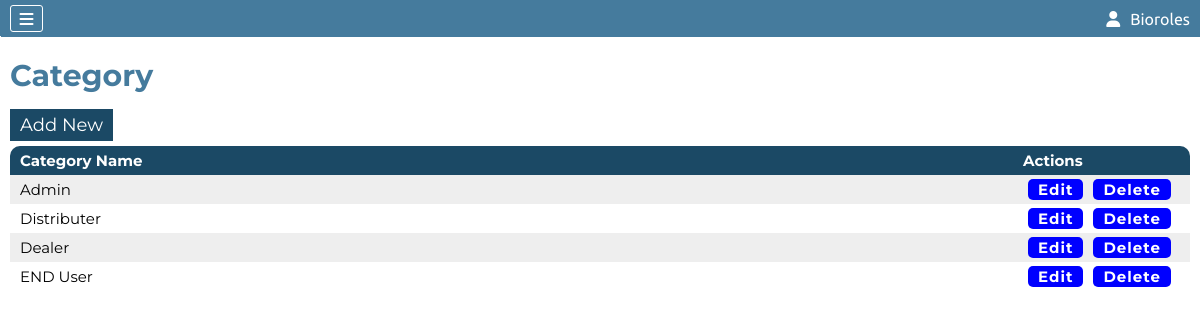
/category.php (signed in), run on the app's committed database.
### tables this page shows
CREATE TABLE `company` (
  `Company_Id` int(11) NOT NULL AUTO_INCREMENT,
  `userId` int(11) NOT NULL DEFAULT 0,
  `Admin_Type` int(11) NOT NULL DEFAULT 2,
  `Active_Status` int(11) NOT NULL DEFAULT 1,
  `Approvel` int(11) DEFAULT 0,
  `Company_Code` int(11) NOT NULL,
  `Company_Name` varchar(500) NOT NULL,
  `Company_Phone` varchar(100) NOT NULL DEFAULT '',
  `Company_Email` varchar(50) NOT NULL DEFAULT '',
  `Company_Address` varchar(500) NOT NULL,
  `Company_Username` varchar(500) NOT NULL,
  `Company_Password` varchar(100) NOT NULL,
  `Company_GST` varchar(25) DEFAULT '',
  `Company_PAN` varchar(15) DEFAULT '',
  `Company_TAN` varchar(15) DEFAULT '',
  `Company_Licence` varchar(15) DEFAULT '',
  `Company_Registration` varchar(25) DEFAULT '',
  PRIMARY KEY (`Company_Id`),
  UNIQUE KEY `Company_Username` (`Company_Username`)
);

CREATE TABLE `category` (
  `Category_Id` int(11) NOT NULL AUTO_INCREMENT,
  `Category_Name` varchar(50) NOT NULL,
  PRIMARY KEY (`Category_Id`)
);

### category.php (the view, shortened to what this page needs)
<?php include "conn.php" ?>
<?php include "./components/header.php" ?>
<section class="categoryPage">
    <h2>Category</h2>
    <div class="crudBtn">
        <div class="add">
            <a href="addCategoryForm.php">Add New</a>
        </div>
    </div>
    <div class="categoryContainer">
        <table>
            <thead>
                <tr>
                    <th>Category Name</th>
                    <th>Actions</th>
                </tr>
            </thead>
            <tbody>
                <?php
                $sql="select * from category";
                $result=mysqli_query($conn,$sql);
                if(mysqli_num_rows($result)>0){
                    while($row=mysqli_fetch_assoc($result)){
                ?>
                <tr>
                    <td><?php echo $row['Category_Name'] ?></td>
                    <td><a href="updateCategoryForm.php?cid=<?php echo $row['Category_Id'] ?>">Edit</a><a href="category.php?dcid=<?php echo $row['Category_Id'] ?>">Delete</Button></a>
                </tr>
                <?php
                    }
                }
                ?>
            </tbody>
        </table>
    </div>
</section>
<?php include "./components/footer.php" ?>

### components/header.php (shortened to what this page needs)
<?php
include "conn.php";
?>
<!DOCTYPE html>
<html lang="en">
<head>
    <link rel="stylesheet" href="./style/dashboard.css">
    <link rel="stylesheet" href="./style/buyProduct.css">
    <link rel="stylesheet" href="./style/buyProductForm.css">
    <link rel="stylesheet" href="./style/header.css">
    <link rel="stylesheet" href="./style/profile.css">
    <link rel="stylesheet" href="./style/header.css">
    <link rel="stylesheet" href="./style/company.css">
    <link rel="stylesheet" href="./style/updateCompanyForm.css">
    <link rel="stylesheet" href="./style/branch.css">
    <link rel="stylesheet" href="./style/updateBranchForm.css">
    <link rel="stylesheet" href="./style/category.css">
    <link rel="stylesheet" href="./style/addCategoryForm.css">
    <link rel="stylesheet" href="./style/updateCategoryForm.css">
    <link rel="stylesheet" href="./style/product.css">
    <link rel="stylesheet" href="./style/addProductForm.css">
    <link rel="stylesheet" href="./style/updateProductForm.css">
    <link rel="stylesheet" href="./style/myBranch.css">
    <link rel="stylesheet" href="./style/addMyBranchForm.css">
    <link rel="stylesheet" href="./style/updateMyBranchForm.css">
    <link rel="stylesheet" href="./style/updateMyBranchForm.css">
    <link rel="stylesheet" href="./style/PCategory.css">
    <link rel="stylesheet" href="./style/addPCategoryForm.css">
    <link rel="stylesheet" href="./style/updatePCategoryForm.css">
    <link rel="stylesheet" href="./style/orders.css">
    <link rel="stylesheet" href="./style/myOrders.css">
    <link rel="stylesheet" href="./style/cancelReason.css">
    <link rel="stylesheet" href="./style/product-category.css">
    <link rel="stylesheet" href="https://cdnjs.cloudflare.com/ajax/libs/font-awesome/6.4.0/css/all.min.css"
 />
</head>
<body>
    <header class="headerContainer">
        <div class="hamburger">
            <i class="fa-solid fa-bars"></i>
        </div>
        <?php
        if (isset($_SESSION['Company_Id'])) {
            $hcid = $_SESSION['Company_Id'];
            $hcSql = "select `Company_Name`,`Admin_Type` from company where `Company_Id`=$hcid";
            $hcResult = mysqli_query($conn, $hcSql);
            $hcRow = mysqli_fetch_assoc($hcResult);
        } elseif (isset($_SESSION['User_Id'])) {
            $huid = $_SESSION['User_Id'];
            $huSql = "select `Username`,`User_Permission` from users where `User_Id`=$huid";
            $huResult = mysqli_query($conn, $huSql);
            $huRow = mysqli_fetch_assoc($huResult);
        }
        ?>
        <div class="helloCompany" id="helloCompany">
            <i class="fa-solid fa-user"></i>
            <div>
                <?php echo isset($hcRow['Company_Name']) ? $hcRow['Company_Name'] : $huRow['Username'] ?>
            </div>
        </div>
    </header>
    <section class="mainContainer">

### style/buyProduct.css (style rules this page uses)
body { background: #e7e6e6; }

### style/header.css (style rules this page uses)
* { margin: 0; padding: 0; box-sizing: border-box; }
.headerContainer { display: flex; justify-content: space-between; background-color: #457b9d ; padding: 5px 10px; font-family: 'Ubuntu', sans-serif; }
.headerContainer .hamburger { display: flex; justify-content: space-evenly; align-items: center; padding: 2px; border: 1px solid rgb(255, 255, 255); width: 33px; height: 27px; border-radius: 3px; transition-duration: 0.2s; }
.headerContainer .helloCompany { display: flex; justify-content: space-evenly; align-items: center; width: fit-content; cursor: pointer; transition-duration: 0.2s; color: white; }
.headerContainer .helloCompany div { margin-left: 10px; }
.mainContainer { display: flex; }
i.fa-solid.fa-bars { color: white; }
i.fa-solid.fa-user { margin-left: -3px; }

### style/company.css (style rules this page uses)
body { background: #e7e6e6; }
table td a { position: relative; margin: 0px 5px; background-color: blue; color: white; padding: 1px 10px; font-weight: bold; letter-spacing: 1px; text-decoration: none; border-radius: 5px; }
table { border-collapse: collapse; border-spacing: 0; border-radius: 12px 12px 0px 0px; box-shadow: 0 12px 5pxrgba(32, 32, 32, .3); }
th { border-spacing: none; background: #1b4965; color: white; border-radius: none; }
tr:nth-child(odd) { background-color: #eeeeee }

### style/updateCompanyForm.css (style rules this page uses)
body { background: #e7e6e6; }

### style/branch.css (style rules this page uses)
body { background: #e7e6e6; }

### style/category.css (style rules this page uses)
body { background: #e7e6e6; }
.categoryPage { font-family: 'Montserrat', sans-serif; width: 100%; min-height: 750px; padding: 10px; }
.categoryPage h2 { font-size: 30px; margin: 10px 0px; color: #457b9d; font-weight: 700; }
.categoryPage .crudBtn { display: flex; justify-content: space-between; padding: 10px 0px; }
.categoryPage .crudBtn .add a { padding: 5px 10px; background-color: #1b4965; color: white; border: 0; border-radius: 0; font-size: 18px; text-decoration: none; transition-duration: 0.2s; }
.categoryPage .categoryContainer { background-color: white; border-radius: 10px; overflow: auto; }
.categoryPage .categoryContainer table { width: 100%; padding: 10px; }
.categoryPage .categoryContainer table th { text-align: left; font-size: 15px; padding: 5px 10px; }
.categoryPage .categoryContainer table td { font-size: 15px; padding: 5px 10px; }
.categoryPage .categoryContainer table td a { margin: 0px 5px; }
.categoryPage .categoryContainer table td:last-child,.categoryPage .categoryContainer table th:last-child { text-align: left; width: 15%; }

### style/addCategoryForm.css (style rules this page uses)
body { background: #e7e6e6; }

### style/updateCategoryForm.css (style rules this page uses)
body { background: #e7e6e6; }

### style/product.css (style rules this page uses)
body { background: #e7e6e6; }

### style/addProductForm.css (style rules this page uses)
body { background: #ffffff; }

### style/myBranch.css (style rules this page uses)
body { background: #e7e6e6; }

### style/addMyBranchForm.css (style rules this page uses)
body { background: #e7e6e6; }

### style/updateMyBranchForm.css (style rules this page uses)
body { background: #e7e6e6; }

### style/PCategory.css (style rules this page uses)
body { background: #e7e6e6; }

### style/addPCategoryForm.css (style rules this page uses)
body { background: #e7e6e6; }

### style/myOrders.css (style rules this page uses)
body { background: #e7e6e6; }

### style/product-category.css (style rules this page uses)
body { background: #ffffff; }

### data on the page
company: Company_Name "Bioroles"
category: Category_Name "Admin"
category: Category_Name "Distributer"
category: Category_Name "Dealer"
category: Category_Name "END User"
